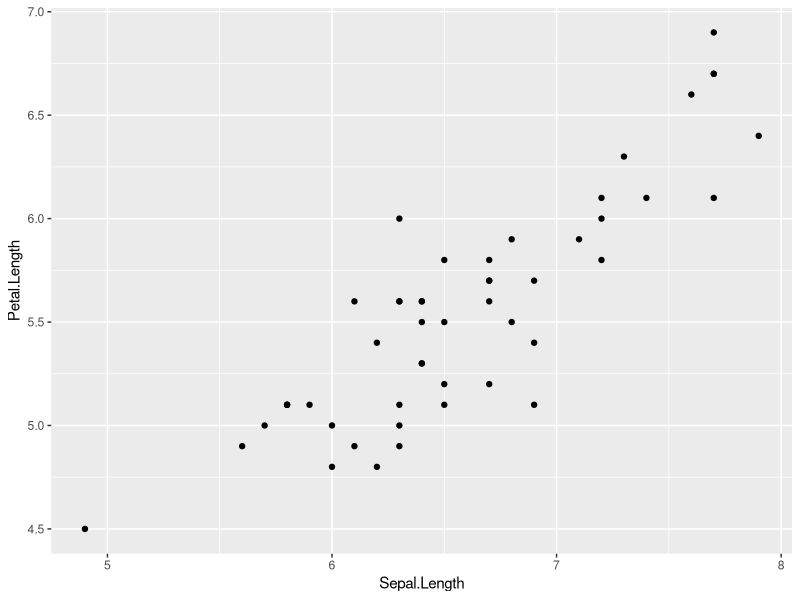

Generate this figure with R: (Note: this script raises an error after producing the figure.)
#CORRELATION of 2 variables (Sepal length an petal length) from IRIS dataset
#For linear Association
x <- iris
x1 <- subset(x, Species == "virginica") #creating a subset for the species virginica
library(ggplot2)
y <- ggplot(x1 , aes(x= Sepal.Length , y = Petal.Length))+geom_point()   #creating a GG plot for the same variables. 
#The plot shows a linear association between both the variables.
#Calculate the linear correlation coefficient (Pearson linear coefficient)
c1 <- cor(x1$Sepal.Length,x1$Petal.Length)  #Function used for the linear coefficient = COR
#As the value of the pearson linear coefficient is ~ 1 , it shows that both the variables i.e P.length and S.length are linearly associated. 
#Correlation for the entire dataset
c2 <- cor(x1)   #result will form a correlation matrix
#For Non linear association
# 1. SPEARMAN CORRELATION
c3 <- cor(x1$Sepal.Width,x1$Petal.Width, method = "spearman") #Which is less so, It is not a non-linear correlation
# 2. KENDALL CORRELATION
c4 <- cor(x1$Sepal.Length,x1$Petal.Length,method = "kendall")
